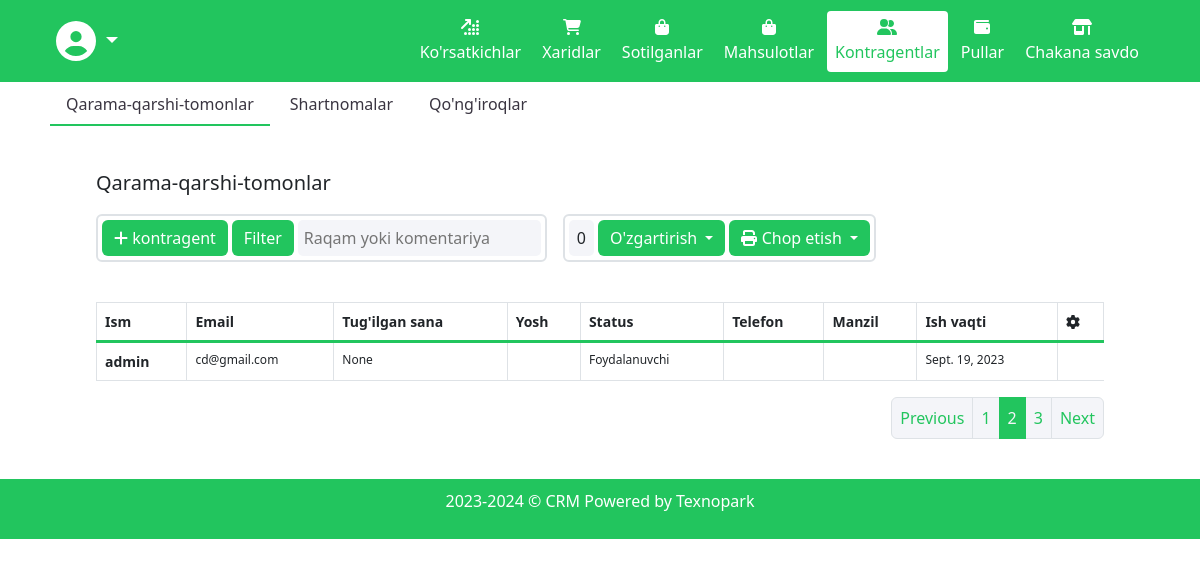
The app's page /accounts/employee/ (signed in), older data.
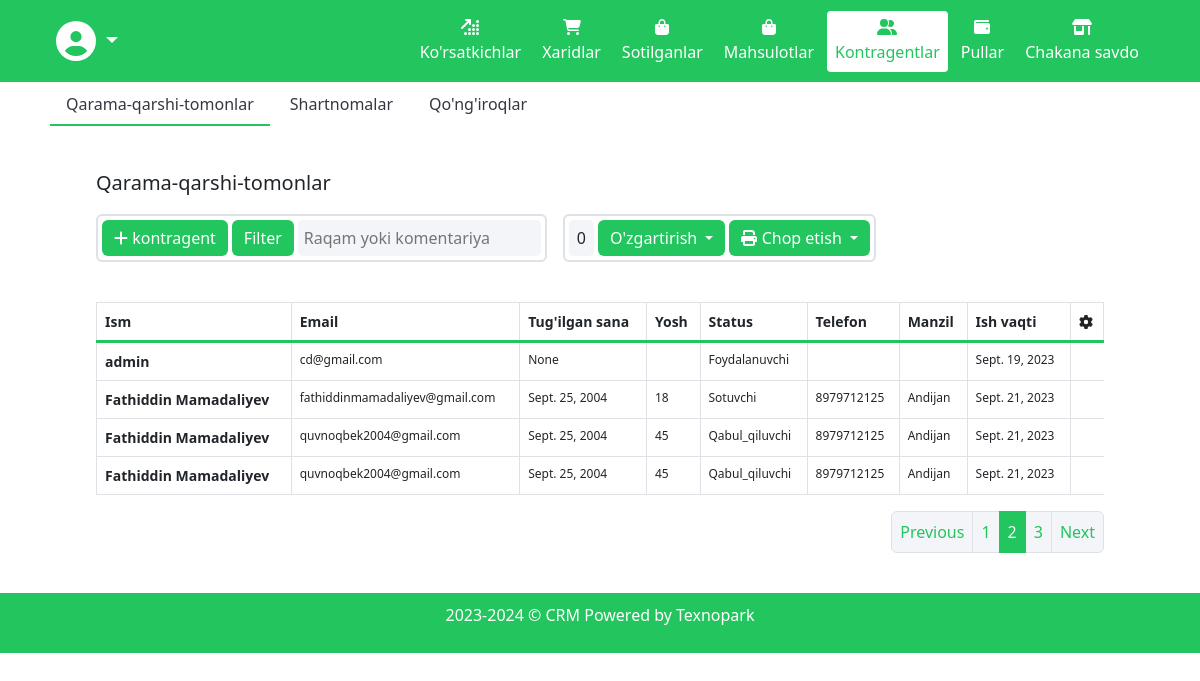
The same page, newer data.
### accounts/models.py (models this page shows, shortened)
class User(AbstractUser):
    STATUS = (
        ('Sotuvchi', 'Sotuvchi'),
        ('Qabul_qiluvchi', 'Qabul qiluvchi'),
        ('Foydalanuvchi', 'Foydalanuvchi'),
    )
    image = models.ImageField(upload_to='user-images/')
    email = models.EmailField(max_length=200)
    birthday = models.DateField(null=True, verbose_name="Tug'ilgan sana")
    age = models.CharField(max_length=100)
    status = models.CharField(max_length=255, choices=STATUS, default='Foydalanuvchi')
    phone = models.CharField(max_length=100, blank=True)
    address = models.CharField(max_length=200)
    acceptance_date = models.DateField(auto_now_add=True)
    def get_full_name(self):
        if self.first_name and self.last_name:
            return f"{self.first_name} {self.last_name}"
        else:
            return f"{self.username}"

### accounts/views.py (the view)
# urls.py: path('employee/', views.employee, name='employee'),
def employee(request):
    object_list = User.objects.filter(is_staff=True)
    context = {
        'object_list':object_list
    }
    return render(request, 'contragents.html', context)

### templates/contragents.html (shortened to what this page needs)
{% extends "base.html" %}
{% load static %}
{% block content %}
<div class="section-wrapper">
  <div class="container-fluid px-2 px-md-5">
    <ul class="nav nav-pills mb-3" id="pills-tab" role="tablist">
      <li class="nav-item" role="presentation">
        <button class="nav-link active" id="kontragents-page" data-bs-toggle="pill" data-bs-target="#kontragents"
          type="button" role="tab" aria-controls="kontragents" aria-selected="true">
          Qarama-qarshi-tomonlar
        </button>
      </li>
      <li class="nav-item" role="presentation">
        <button class="nav-link" id="contracts-page" data-bs-toggle="pill" data-bs-target="#contracts" type="button"
          role="tab" aria-controls="contracts" aria-selected="false">
          Shartnomalar
        </button>
      </li>
      <li class="nav-item" role="presentation">
        <button class="nav-link" id="calls-page" data-bs-toggle="pill" data-bs-target="#calls" type="button" role="tab"
          aria-controls="calls" aria-selected="false">
          Qo'ng'iroqlar
        </button>
      </li>
    </ul>
    <div class="container-fluid px-2 px-md-5 py-4">
      <div class="tab-content" id="pills-tabContent">
        <div class="tab-pane fade show active" id="kontragents" role="tabpanel" aria-labelledby="kontragents-page">
          <div class="kontragents">
            <section class="first">
              <p class="title">Qarama-qarshi-tomonlar</p>
              <div class="functions">
                <div class="border border-2 rounded p-1 d-flex gap-1">
                  <a class="btn btn-primary" href='{% url "accounts:kontragents" %}'><i class="fa-solid fa-plus"></i>
                    kontragent</a>
                  <a class="btn btn-primary filter">Filter</a>
                  <input type="text" placeholder="Raqam yoki komentariya" />
                </div>
                <div class="border border-2 rounded p-1 d-flex gap-1">
                  <div class="number_of_s px-2 d-flex align-items-center">
                    0
                  </div>
                  <div class="dropdown">
                    <a class="btn btn-secondary dropdown-toggle" href="#" role="button" id="dropdownMenuLink"
                      data-bs-toggle="dropdown" aria-expanded="false">
                      O'zgartirish
                    </a>
                  </div>
                  <div class="dropdown">
                    <a class="btn btn-secondary dropdown-toggle" href="#" role="button" id="dropdownMenuLink"
                      data-bs-toggle="dropdown" aria-expanded="false">
                      <i class="fa-solid fa-print"></i> Chop etish
                    </a>
                  </div>
                </div>
              </div>
            </section>
            <div class="table mt-4 products_table">
              <div class="table-responsive pt-3">
                <table class="table table-bordered overflow-scroll">
                  <thead>
                    <tr>
                      <th scope="col">Ism</th>
                      <th scope="col">Email</th>
                      <th scope="col">Tug'ilgan sana</th>
                      <th scope="col">Yosh</th>
                      <th scope="col">Status</th>
                      <th scope="col">Telefon</th>
                      <th scope="col">Manzil</th>
                      <th scope="col">Ish vaqti</th>
                      <th scope="col">
                        <i class="fa-solid fa-gear"></i>
                      </th>
                    </tr>
                  </thead>
                  <tbody>
                    {% for object in object_list %}
                    <tr>
                      <th scope="row">
                        {% if object.first_name %}
                        {{ object.get_full_name }}
                        {% else %}
                        {{ object.username }}
                        {% endif %}
                      </th>
                      <td>{{ object.email }}</td>
                      <td>{{ object.birthday }}</td>
                      <td>{{ object.age }}</td>
                      <td>{{ object.status }}</td>
                      <td>{{ object.phone }}</td>
                      <td>{{ object.address }}</td>
                      <td>{{ object.acceptance_date }}</td>
                    </tr>
                    {% endfor %}
                  </tbody>
                </table>
              </div>
              <ul class="pagination justify-content-end">
                <li class="page-item">
                  <a class="page-link" href="#" tabindex="-1">Previous</a>
                </li>
                <li class="page-item"><a class="page-link" href="#">1</a></li>
                <li class="page-item active disabled"><a class="page-link" href="#">2</a></li>
                <li class="page-item"><a class="page-link" href="#">3</a></li>
                <li class="page-item">
                  <a class="page-link" href="#">Next</a>
                </li>
              </ul>
            </div>
          </div>
        </div>
      </div>
    </div>
  </div>
</div>
{% endblock content %}

### templates/base.html (shortened to what this page needs)
{% load static %}
<!DOCTYPE html>
<html lang="en">
  <head>
    <link rel="stylesheet" href="{% static 'assets/main-css/root.css' %}" />
    <link rel="stylesheet" href="{% static 'assets/main-css/main.css' %}" />
    <link rel="stylesheet" href="{% static './css/auth.css' %}" />
    <link
      rel="stylesheet"
      href="{% static './css/orders_and_services.css' %}"
    />
    <link rel="stylesheet" href="{% static 'css/indicators.css' %}" />
    <link
      rel="stylesheet"
      href="{% static 'css/media/indicators-media.css' %}"
    />
    <link
      rel="stylesheet"
      href="{% static 'assets/bootstrap/bootstrap.min.css' %}"
    />
    <link rel="stylesheet" href="{% static 'assets/icons/all.css' %}" />
  </head>
  <body>
    {% if request.user.is_authenticated %}
    <nav class="main navbar navbar-expand-lg navbar-dark">
      <div class="container-fluid px-2 px-md-5">
        <div class="profile navbar-brand">
          <div class="dropdown">
            <button
              class="btn btn-secondary dropdown-toggle p-2 fs-5"
              type="button"
              id="dropdownMenuButton1"
              data-bs-toggle="dropdown"
              aria-expanded="false"
            >
              <i class="fa-solid fa-circle-user fa-2xl"></i>
            </button>
          </div>
        </div>
        <div class="collapse navbar-collapse" id="navbarSupportedContent">
          <ul class="navbar-nav ms-auto mb-2 mb-lg-0 ms-auto mb-2 py-2 py-md-0">
            <li class="nav-item my-1 my-lg-0">
              <a
                href="{% url 'product:indicators' %}"
                class="nav-link  p-2 text-white"
                ><i class="fa-solid fa-arrow-up-right-dots"></i>
                Ko'rsatkichlar</a
              >
            </li>
            <li class="nav-item my-1 my-lg-0">
              <a
                href="{% url 'delivery:purchases' %}"
                class="nav-link p-2 text-white"
                ><i class="fa-solid fa-cart-shopping"></i> Xaridlar</a
              >
            </li>
            <li class="nav-item my-1 my-lg-0">
              <a href="{% url 'product:sales' %}" class="nav-link p-2 text-white"
                ><i class="fa-solid fa-bag-shopping"></i> Sotilganlar</a
              >
            </li>
            <li class="nav-item my-1 my-lg-0">
              <a
                href="{% url 'product:products' %}"
                class="nav-link p-2 text-white"
                ><i class="fa-solid fa-bag-shopping"></i> Mahsulotlar</a
              >
            </li>
            <li class="nav-item my-1 my-lg-0">
              <a
                href="{% url 'accounts:employee' %}"
                class="nav-link p-2 text-white"
                ><i class="fa-solid fa-user-group"></i> Kontragentlar</a
              >
            </li>
            <li class="nav-item my-1 my-lg-0">
              <a
                href="{% url 'delivery:payments' %}"
                class="nav-link p-2 text-white"
                ><i class="fa-solid fa-wallet"></i> Pullar</a
              >
            </li>
            <li class="nav-item my-1 my-lg-0">
              <a
                href="../retail/sales-points.html"
                class="nav-link p-2 text-white"
                ><i class="fa-solid fa-shop"></i> Chakana savdo</a
              >
            </li>
          </ul>
        </div>
      </div>
    </nav>
    {% block content %} {% endblock content %}
    <div class="footer">
      <p>2023-2024 © CRM Powered by Texnopark</p>
    </div>
    {% else %}
    <meta http-equiv="refresh" content="0; url={% url 'accounts:login' %}">
    {% endif %}
  </body>
</html>

### staticfiles/assets/main-css/root.css (style rules this page uses)
:root { --color-white: #fff; --color-main: #22C55E; --color-gray: #F4F5F9; --gradient-main: linear-gradient(90deg, #c2a1fd 0%, #9154fd 100%); --text: #3a3541; --text-light: #89868d; --text-disable: #b4b2b7; --bg-neutral: #ffffff; --bg-main: #f4f5f9; --bg-second: #e7e7f4; --color-border: #e6e6e6; --size-d-l: 32px; --size-d-m: 30px; --size-d-s: 28px; --size-h-l: 26px; --size-h-m: 24px; --size-h-s: 22px; --size-t-l: 20px; --size-t-m: 18px; --size-t-s: 16px; --size-b-l: 16px; --size-b-m: 14px; --size-b-s: 12px; }

### staticfiles/assets/main-css/main.css (style rules this page uses)
body { max-height: 100vh; }
input, button { font-family: "Secondary"; }
nav.main { background-color: var(--color-main); }
nav.main .container-fluid .collapse .navbar-nav .nav-item a { display : grid; text-align : center; gap : 5px; margin-right : 5px; border-radius: 4px; color : var(--color-white) !important; }
nav.main .container-fluid .collapse .navbar-nav .nav-item a.active, nav.main .container-fluid .collapse .navbar-nav .nav-item a:hover { background: var(--color-white); color : var(--color-main) !important; }
nav.main .container-fluid .collapse .navbar-nav .nav-item a svg { margin: 0 auto; }
.navbar .profile button { border : none; border-radius : 0; background-color: var(--color-main); }
.container-fluid .nav-pills .nav-item button:hover, .container-fluid .nav-pills .nav-item button.active { border-bottom: var(--color-main) 2px solid; }
table tbody { border-top: 3px solid var(--color-main); }
.table-responsive table tr th { font-size : var(--size-b-m); white-space: nowrap; }
.table-responsive tbody tr td { font-size: var(--size-b-s); word-wrap: break-word; }
.title { font-weight : 500; font-size : var(--size-t-l); }
.functions { display : flex; align-items: center; gap : 1rem; flex-wrap : wrap; }
.functions .border { border-color: var(--color-border); }
.functions .border .number_of_s { background : var(--color-gray); border-radius: 5px; }
.functions a.btn { background-color: var(--color-main); border : none; outline : none; }
.functions input { border : none; border-radius : 5px; outline : none; background-color: var(--bg-main); padding : 6px; }
a.filter { background-color: var(--color-main) !important; color : var(--color-white); }
.nav-pills .nav-item button { border-radius: 0; color : var(--text); margin : 2px; }
.nav-pills .nav-item button.active { color : var(--text); background-color: var(--color-white); border-bottom : 2px solid var(--color-main); }
.pagination .page-item .page-link { background: var(--color-gray); box-shadow: none; color : var(--color-main); }
.pagination .page-item.active .page-link { box-shadow: none; border : 1px solid var(--color-main); background: var(--color-main); color : var(--color-gray); cursor : not-allowed; }
.products_table { margin-bottom: 0 !important; }
.footer { margin-top : auto; left : 0; bottom : 0; width : 100%; padding : 10px 0; background-color: var(--color-main); color : var(--color-white); text-align : center; }

### staticfiles/css/indicators.css (style rules this page uses)
table tbody { border-top: 3px solid var(--color-main); }

Row changes from the older to the newer data that the page shows:
added User: get_full_name "Fathiddin Mamadaliyev", email "fathiddinmamadaliyev@gmail.com", birthday "Sept. 25, 2004", age "18", status "Sotuvchi", phone "8979712125", address "Andijan", acceptance_date "Sept. 21, 2023"
added User: get_full_name "Fathiddin Mamadaliyev", email "quvnoqbek2004@gmail.com", birthday "Sept. 25, 2004", age "45", status "Qabul_qiluvchi", phone "8979712125", address "Andijan", acceptance_date "Sept. 21, 2023"
added User: get_full_name "Fathiddin Mamadaliyev", email "quvnoqbek2004@gmail.com", birthday "Sept. 25, 2004", age "45", status "Qabul_qiluvchi", phone "8979712125", address "Andijan", acceptance_date "Sept. 21, 2023"
